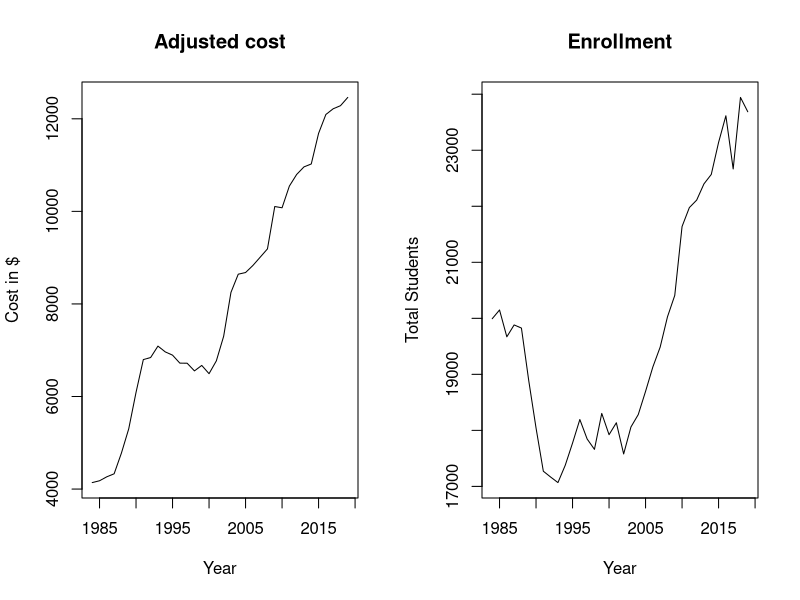
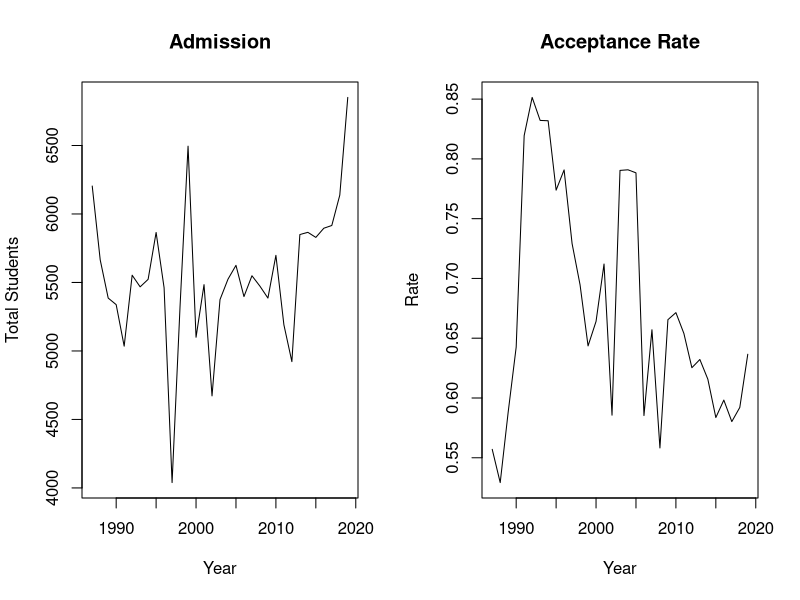
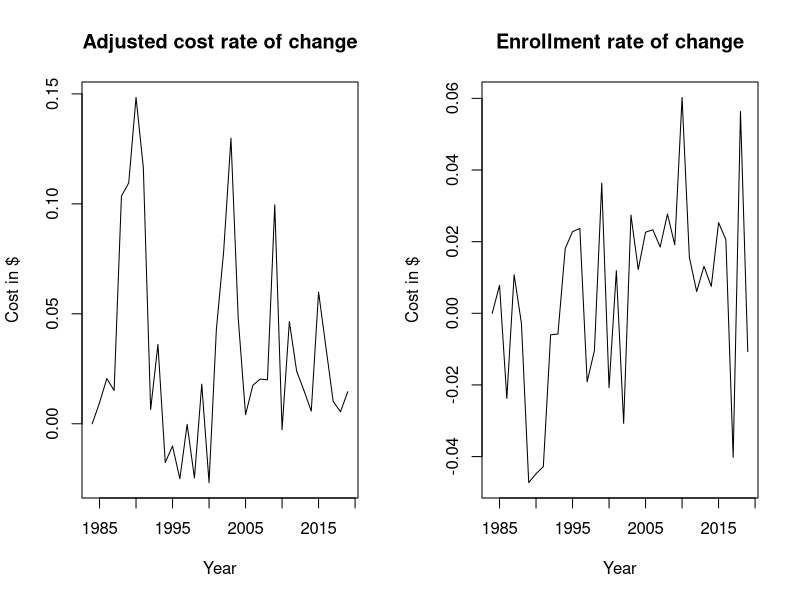
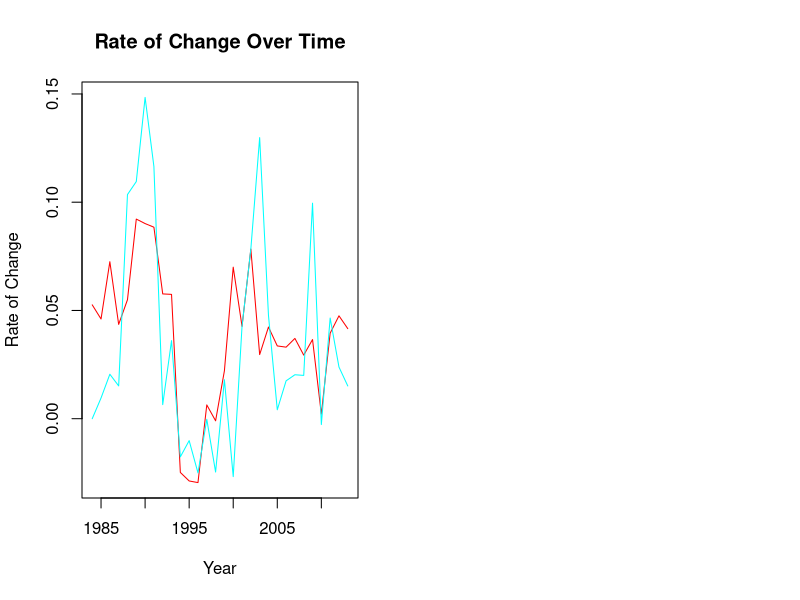
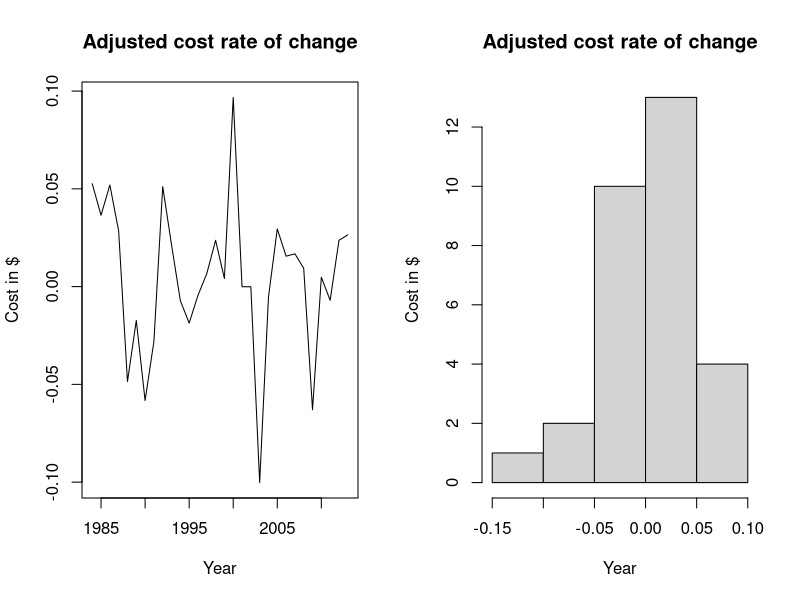
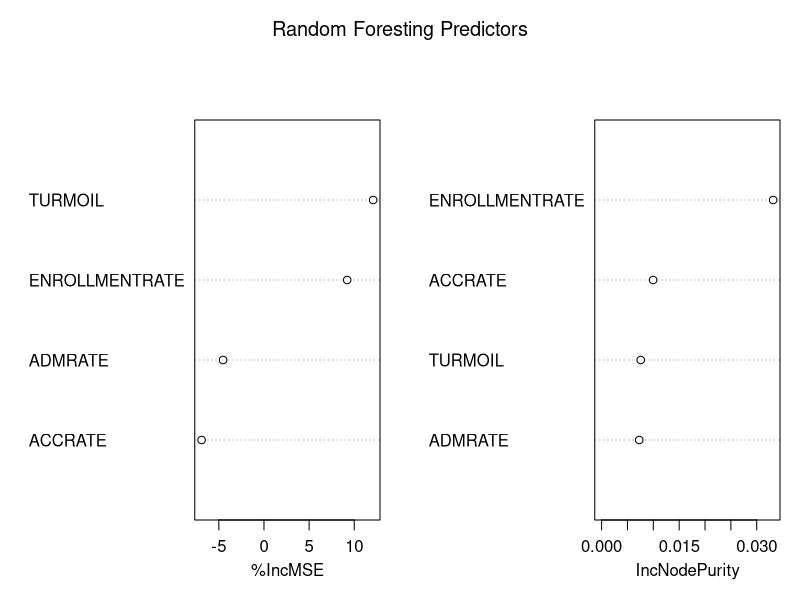
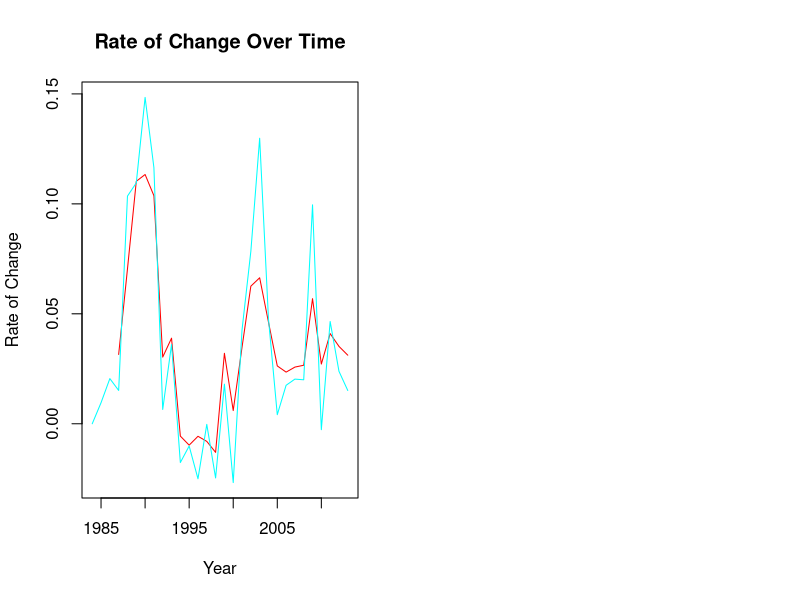
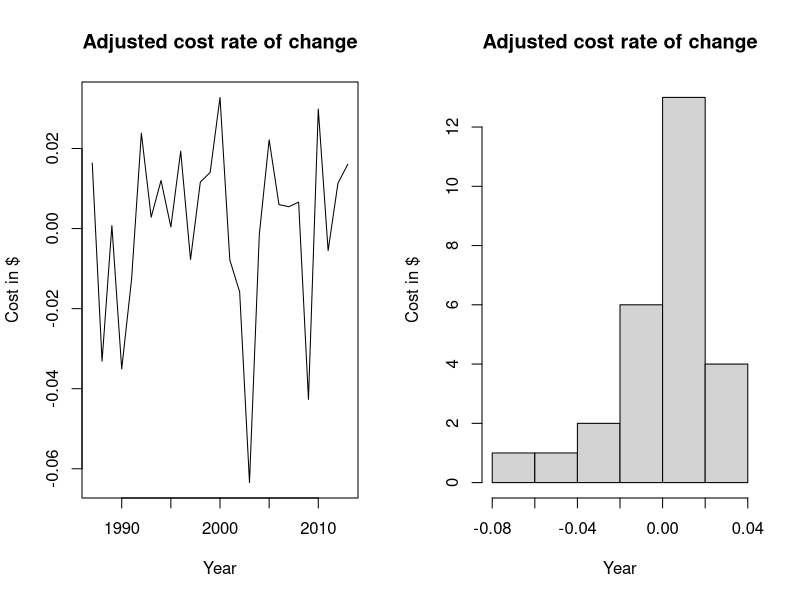

The R source for these figures, in order:
## ---- chunk 1
library(knitr)
opts_chunk$set(echo = FALSE)
library(tidyverse)
library(readxl)
library(randomForest)
library(rlist)
library(Metrics)
library(TTR)
library(gridExtra)
library(xtable)
## ---- chunk 2
UMASS <- read_excel("UMass Enrollment.xlsx")
kable(head(UMASS[1:7]))
## ---- chunk 3
inflation <- c(1.0 ,1.04, 1.06, 1.09, 1.14, 1.19, 1.26, 1.31, 1.35, 1.39, 1.43, 1.47, 1.51, 1.54, 1.57, 1.60, 1.66, 1.70, 1.73, 1.77, 1.82, 1.88, 1.94, 2.0, 2.07, 2.06, 2.10, 2.16, 2.21, 2.24, 2.28, 2.28, 2.31, 2.36, 2.42, 2.46)

UMASS$`IN-STATE-ADJ` <- UMASS$`IN-STATE` / inflation
UMASS$`OUT-STATE-ADJ` <- UMASS$`OUT-STATE` / inflation
UMASS$`ROOM & BOARD ADJ` <- UMASS$`ROOM & BOARD` / inflation

UMASS$ACCRATE <- UMASS$ACCEPTANCE / UMASS$APPLICATIONS 
UMASS$ADMRATE <- UMASS$ADMISISSION / UMASS$ACCEPTANCE

TUITION = (UMASS$`IN-STATE-ADJ` * .8 + UMASS$`OUT-STATE-ADJ` *.2)
UMASS$COST = TUITION + UMASS$`ROOM & BOARD ADJ` *.8
kable(head(UMASS[9:11]))
## ---- chunk 4
ENROLLMENTRATE <- diff(UMASS$ENROLLMENT)/UMASS[-nrow(UMASS),]$ENROLLMENT
ENROLLMENTRATE <- list.prepend(ENROLLMENTRATE, 0)
UMASS$ENROLLMENTRATE <- ENROLLMENTRATE
COSTRATE <- diff(UMASS$COST)/UMASS[-nrow(UMASS),]$COST
COSTRATE <- list.prepend(COSTRATE, 0)
UMASS$COSTRATE <- COSTRATE
kable(head(UMASS[12:16]))
## ---- chunk 5
par(mfrow= c(1,2))
cost.vec <- as.numeric(as.vector(UMASS$COST))
cost.ts <- ts(cost.vec, frequency = 1, start = c(1984, 1))
cost.plot <- ts.plot(cost.ts, xlab = "Year", ylab = "Cost in $", main = "Adjusted cost")

enrollment.vec <- as.numeric(as.vector(UMASS$ENROLLMENT))
enrollment.ts <- ts(enrollment.vec, frequency = 1, start = c(1984, 1))
enrollment.plot <- ts.plot(enrollment.ts, xlab = "Year", ylab = "Total Students", main = "Enrollment")

## ---- chunk 6
par(mfrow= c(1,2))
admission.vec <- na.omit(as.numeric(as.vector(UMASS$ADMISISSION)))
admission.ts <- ts(admission.vec, frequency = 1, start = c(1987, 1))
ts.plot(admission.ts, xlab = "Year", ylab = "Total Students", main = "Admission")

accrate.vec <- na.omit(as.numeric(as.vector(UMASS$ACCRATE)))
accrate.ts <- ts(accrate.vec, frequency = 1, start = c(1987, 1))
ts.plot(accrate.ts, xlab = "Year", ylab = "Rate", main = "Acceptance Rate")


## ---- chunk 7
par(mfrow= c(1,2))
costRATE.vec <- as.numeric(as.vector(UMASS$COSTRATE))
costRATE.ts <- ts(costRATE.vec, frequency = 1, start = c(1984, 1))
ts.plot(costRATE.ts, xlab = "Year", ylab = "Cost in $", main = "Adjusted cost rate of change")

ENROLLMENTRATE.vec <- as.numeric(as.vector(UMASS$ENROLLMENTRATE))
ENROLLMENTRATE.ts <- ts(ENROLLMENTRATE.vec, frequency = 1, start = c(1984, 1))
ts.plot(ENROLLMENTRATE.ts, xlab = "Year", ylab = "Cost in $", main = "Enrollment rate of change")
## ---- chunk 8
TURMOIL <- UMASS$YEAR
TURMOIL[1:36] <- 0
TURMOIL[11:15] <- 1
UMASS$TURMOIL <- TURMOIL
## ---- chunk 9
train <- UMASS[1:30,]
test <- UMASS[31:36,] #we simply will use the last 6 years to test our data
test.ts <- ts((as.numeric(as.vector(test$COSTRATE))), frequency = 1, start = c(2014, 1))
train.ts <- ts((as.numeric(as.vector(train$COSTRATE))), frequency = 1, start = c(1984, 1))
## ---- chunk 10
train.cost <- na.omit(train[,c(12,13,15,16,17)]) # selecting only variables we need, we only will use rates to reduce the effect of time 
cost.lm <- lm(COSTRATE ~., data = train.cost)
step(cost.lm)
## ---- chunk 11
cost.step <- lm(formula = COSTRATE ~ ENROLLMENTRATE + TURMOIL, data = train.cost)
kable(xtable(cost.step))
## ---- chunk 12
step.train <- predict(cost.step, train)
step.train.ts <- ts(step.train, frequency = 1, start = c(1984, 1))

ts.plot(step.train.ts, train.ts, xlab="Year", ylab="Rate of Change", main="Rate of Change Over Time" , gpars = list(col=rainbow(2))) 
#legend("topright", legend = c("predictions", "true"), col = rainbow((2)), lty = 1)
## ---- chunk 13
par(mfrow= c(1,2))
step.rmse <- rmse(train$COSTRATE, step.train)


step.res = step.train - train$COSTRATE
step.sum <- sum(step.res)

step.res.ts <- ts((as.numeric(as.vector(step.res))), frequency = 1, start = c(1984, 1))
ts.plot(step.res.ts, xlab = "Year", ylab = "Cost in $", main = "Adjusted cost rate of change")

hist(step.res, xlab = "Year", ylab = "Cost in $", main = "Adjusted cost rate of change")
## ---- chunk 14
set.seed(1234)
cost.forest <- randomForest(COSTRATE ~.,data = train.cost, mtry  = 4, importance = T)
varImpPlot(cost.forest, main = "Random Foresting Predictors")

## ---- chunk 15
tree.pred <- predict(cost.forest, train)
tree.true.ts <- ts(tree.pred, frequency = 1, start = c(1984, 1))

ts.plot(tree.true.ts, train.ts, xlab="Year", ylab="Rate of Change", main="Rate of Change Over Time", gpars = list(col=rainbow(2))) 
#legend("topright", legend = c("predictions", "true"), col = rainbow((2)), lty = 1)
## ---- chunk 16
par(mfrow=c(1,2))
tree.rmse <- rmse(train$COSTRATE[4:30], tree.pred[4:30])


tree.res <- tree.pred[4:30] - train$COSTRATE[4:30]
tree.sum <- sum(tree.res)


tree.res.ts <- ts((as.numeric(as.vector(tree.res))), frequency = 1, start = c(1987, 1))
ts.plot(tree.res.ts, xlab = "Year", ylab = "Cost in $", main = "Adjusted cost rate of change")

hist(tree.res, xlab = "Year", ylab = "Cost in $", main = "Adjusted cost rate of change")
## ---- chunk 17
par(mfrow=c(1,2))
step.pred <- predict(cost.step, test)
step.ts <- ts(step.pred, frequency = 1, start = c(2014, 1))


ts.plot(step.ts, test.ts, xlab = "Year", ylab = "Cost in $", main = "Linear Regression", gpars = list(col=rainbow(2))) 
#legend("topleft", legend = c("pred", "true"), col = rainbow((2)), lty = 1)

tree.test.pred <- predict(cost.forest, test)
tree.ts <- ts(tree.test.pred, frequency = 1, start = c(2014, 1))

ts.plot(tree.ts, test.ts, xlab = "Year", ylab = "Cost in $", main = "Random Foresting", gpars = list(col=rainbow(2))) 
#legend("topleft", legend = c("pred", "true"), col = rainbow((2)), lty = 1)
## ---- chunk 18
par(mfrow=c(1,2))
tree.test.rmse <- rmse(train$COSTRATE, tree.test.pred)

tree.test.res = tree.test.pred - test$COSTRATE
tree.res.sum <- sum(tree.test.res)


tree.test.res.ts <- ts((as.numeric(as.vector(tree.test.res))), frequency = 1, start = c(2014, 1))
ts.plot(tree.test.res.ts, xlab = "Year", ylab = "Cost in $", main = "Random Forest")
step.test.rmse <- rmse(test$COSTRATE, step.pred)

step.test.res = step.pred - test$COSTRATE

sum.step <- sum(step.test.res)

step.test.res.ts <- ts((as.numeric(as.vector(step.test.res))), frequency = 1, start = c(2014, 1))
ts.plot(step.test.res.ts, xlab = "Year", ylab = "Cost in $", main= "Linear Model")
